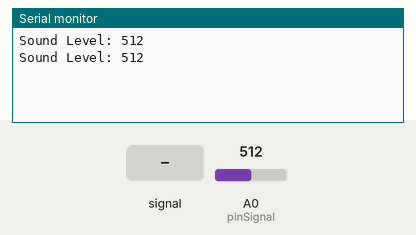
A sketch run on a simulated Arduino Uno, built with avr-gcc and run on an emulated ATmega328P. Parts: the last lines printed to the serial monitor. The inputs (shaded band) are chosen by the test bench; at power-on: A0 (pinSignal) = 512.

Above: at 1.2 s.
1.3 s: A0 (pinSignal) fed a 200 Hz sine of ±81 counts around its level
At 2.6 s:
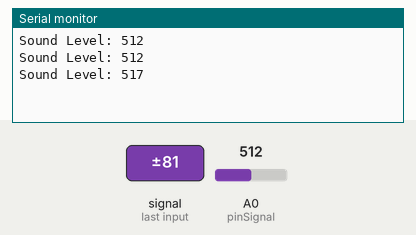
2.8 s: A0 (pinSignal) set to 716
At 3.9 s:
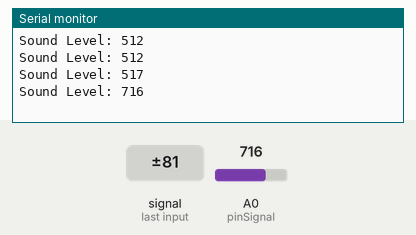
5.8 s: A0 (pinSignal) set to 900
At 6.9 s:
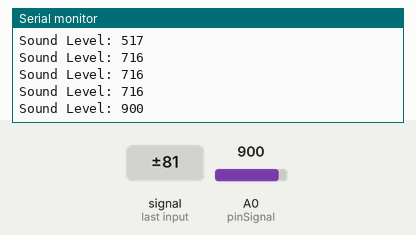
Timing chart, 0 to 8.3 s (numbered marks = the images above; inputs shaded):
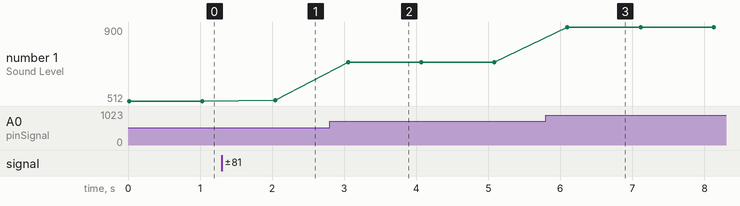

Measured:
- after the input at 1.3 s, the serial monitor: prints a new line after 0.74 s (image 1)
- after the input at 2.8 s, the serial monitor: prints a new line after 0.26 s (image 2)
- after the input at 5.8 s, the serial monitor: prints a new line after 0.30 s (image 3)
- plotted number 1: 512 → 517 after the input at 1.3 s, 517 → 716 after the input at 2.8 s, 716 → 900 after the input at 5.8 s

The sketch:

arduino.ino
```cpp
// arduino file, sends sound values to raspberry pi
int num_Measure = 128 ; // Set the number of measurements
int pinSignal = A0; // pin connected to pin O module sound sensor
long Sound_signal;    // Store the value read Sound Sensor
long sum = 0 ; // Store the total value of n measurements
long level = 0 ; // Store the average value

void setup ()
{
  pinMode (pinSignal, INPUT); // Set the signal pin as input
  Serial.begin (9600);
}

void loop ()
{
  // Performs 128 signal readings
  for ( int i = 0 ; i <num_Measure; i ++)
  {
   Sound_signal = analogRead (pinSignal);
    sum =sum + Sound_signal;
  }

  level = sum / num_Measure; // Calculate the average value
  Serial.print("Sound Level: ");
  Serial.println (level);
  sum = 0 ; // Reset the sum of the measurement values
  delay(1000);
}
```
